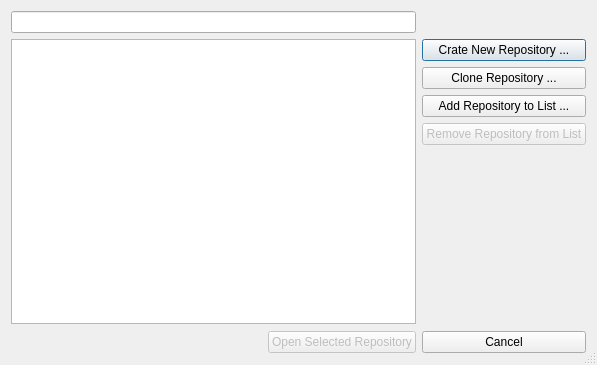
<?xml version="1.0" encoding="UTF-8"?>
<ui version="4.0">
 <class>RepositoriesDialog</class>
 <widget class="QDialog" name="RepositoriesDialog">
  <property name="geometry">
   <rect>
    <x>0</x>
    <y>0</y>
    <width>597</width>
    <height>365</height>
   </rect>
  </property>
  <property name="windowTitle">
   <string>Open Repository</string>
  </property>
  <property name="sizeGripEnabled">
   <bool>true</bool>
  </property>
  <layout class="QGridLayout" name="gridLayout">
   <item row="0" column="0" colspan="2">
    <widget class="KListWidgetSearchLine" name="repositorySearchLine"/>
   </item>
   <item row="1" column="0" rowspan="2" colspan="2">
    <widget class="KListWidget" name="repositoriesListWidget">
     <property name="sortingEnabled">
      <bool>true</bool>
     </property>
    </widget>
   </item>
   <item row="1" column="2">
    <layout class="QVBoxLayout" name="verticalLayout">
     <item>
      <widget class="QPushButton" name="newButton">
       <property name="text">
        <string>Crate New Repository ...</string>
       </property>
       <property name="icon">
        <iconset resource="../resources/icons.qrc">
         <normaloff>:/icons/16x16/actions/repository-new.png</normaloff>:/icons/16x16/actions/repository-new.png</iconset>
       </property>
      </widget>
     </item>
     <item>
      <spacer name="verticalSpacer_3">
       <property name="orientation">
        <enum>Qt::Vertical</enum>
       </property>
       <property name="sizeHint" stdset="0">
        <size>
         <width>20</width>
         <height>40</height>
        </size>
       </property>
      </spacer>
     </item>
     <item>
      <widget class="QPushButton" name="cloneButton">
       <property name="text">
        <string>Clone Repository ...</string>
       </property>
       <property name="icon">
        <iconset resource="../resources/icons.qrc">
         <normaloff>:/icons/16x16/actions/git-clone.png</normaloff>:/icons/16x16/actions/git-clone.png</iconset>
       </property>
      </widget>
     </item>
     <item>
      <spacer name="verticalSpacer_2">
       <property name="orientation">
        <enum>Qt::Vertical</enum>
       </property>
       <property name="sizeHint" stdset="0">
        <size>
         <width>20</width>
         <height>40</height>
        </size>
       </property>
      </spacer>
     </item>
     <item>
      <widget class="QPushButton" name="addButton">
       <property name="text">
        <string>Add Repository to List ...</string>
       </property>
       <property name="icon">
        <iconset resource="../resources/icons.qrc">
         <normaloff>:/icons/16x16/actions/list-add.png</normaloff>:/icons/16x16/actions/list-add.png</iconset>
       </property>
      </widget>
     </item>
     <item>
      <widget class="QPushButton" name="removeButton">
       <property name="enabled">
        <bool>false</bool>
       </property>
       <property name="text">
        <string>Remove Repository from List</string>
       </property>
       <property name="icon">
        <iconset resource="../resources/icons.qrc">
         <normaloff>:/icons/16x16/actions/list-remove.png</normaloff>:/icons/16x16/actions/list-remove.png</iconset>
       </property>
      </widget>
     </item>
    </layout>
   </item>
   <item row="2" column="2">
    <spacer name="verticalSpacer">
     <property name="orientation">
      <enum>Qt::Vertical</enum>
     </property>
     <property name="sizeHint" stdset="0">
      <size>
       <width>20</width>
       <height>344</height>
      </size>
     </property>
    </spacer>
   </item>
   <item row="3" column="0">
    <spacer name="horizontalSpacer">
     <property name="orientation">
      <enum>Qt::Horizontal</enum>
     </property>
     <property name="sizeHint" stdset="0">
      <size>
       <width>189</width>
       <height>24</height>
      </size>
     </property>
    </spacer>
   </item>
   <item row="3" column="1">
    <widget class="QPushButton" name="openButton">
     <property name="enabled">
      <bool>false</bool>
     </property>
     <property name="text">
      <string>Open Selected Repository</string>
     </property>
     <property name="icon">
      <iconset resource="../resources/icons.qrc">
       <normaloff>:/icons/16x16/actions/repository-open.png</normaloff>:/icons/16x16/actions/repository-open.png</iconset>
     </property>
    </widget>
   </item>
   <item row="3" column="2">
    <widget class="QPushButton" name="quitButton">
     <property name="text">
      <string>Cancel</string>
     </property>
     <property name="icon">
      <iconset resource="../resources/icons.qrc">
       <normaloff>:/icons/16x16/actions/dialog-cancel.png</normaloff>:/icons/16x16/actions/dialog-cancel.png</iconset>
     </property>
    </widget>
   </item>
  </layout>
 </widget>
 <customwidgets>
  <customwidget>
   <class>KListWidget</class>
   <extends>QListWidget</extends>
   <header>klistwidget.h</header>
  </customwidget>
  <customwidget>
   <class>KLineEdit</class>
   <extends>QLineEdit</extends>
   <header>klineedit.h</header>
  </customwidget>
  <customwidget>
   <class>KListWidgetSearchLine</class>
   <extends>KLineEdit</extends>
   <header>klistwidgetsearchline.h</header>
  </customwidget>
 </customwidgets>
 <tabstops>
  <tabstop>repositorySearchLine</tabstop>
  <tabstop>repositoriesListWidget</tabstop>
  <tabstop>openButton</tabstop>
  <tabstop>newButton</tabstop>
  <tabstop>addButton</tabstop>
  <tabstop>removeButton</tabstop>
  <tabstop>quitButton</tabstop>
 </tabstops>
 <resources>
  <include location="../resources/icons.qrc"/>
 </resources>
 <connections>
  <connection>
   <sender>quitButton</sender>
   <signal>clicked()</signal>
   <receiver>RepositoriesDialog</receiver>
   <slot>reject()</slot>
   <hints>
    <hint type="sourcelabel">
     <x>680</x>
     <y>377</y>
    </hint>
    <hint type="destinationlabel">
     <x>657</x>
     <y>319</y>
    </hint>
   </hints>
  </connection>
  <connection>
   <sender>openButton</sender>
   <signal>clicked()</signal>
   <receiver>RepositoriesDialog</receiver>
   <slot>accept()</slot>
   <hints>
    <hint type="sourcelabel">
     <x>339</x>
     <y>384</y>
    </hint>
    <hint type="destinationlabel">
     <x>269</x>
     <y>378</y>
    </hint>
   </hints>
  </connection>
  <connection>
   <sender>repositoriesListWidget</sender>
   <signal>executed(QListWidgetItem*)</signal>
   <receiver>RepositoriesDialog</receiver>
   <slot>accept()</slot>
   <hints>
    <hint type="sourcelabel">
     <x>388</x>
     <y>257</y>
    </hint>
    <hint type="destinationlabel">
     <x>552</x>
     <y>237</y>
    </hint>
   </hints>
  </connection>
 </connections>
</ui>
